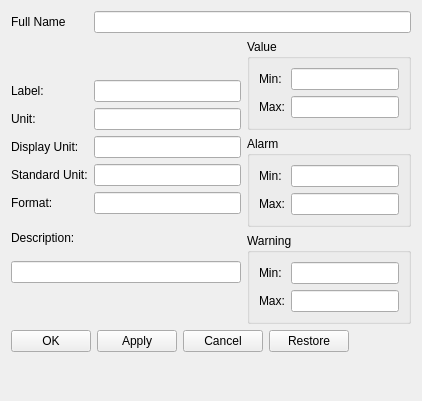
<ui version="4.0" >
 <class>Form</class>
 <widget class="QWidget" name="Form" >
  <property name="geometry" >
   <rect>
    <x>0</x>
    <y>0</y>
    <width>422</width>
    <height>401</height>
   </rect>
  </property>
  <property name="windowTitle" >
   <string>TaurusConfigurationPanel</string>
  </property>
  <layout class="QGridLayout" name="gridLayout" >
   <item rowspan="9" row="1" column="3" >
    <layout class="QGridLayout" name="gridLayoutRight" >
     <item row="0" column="0" >
      <widget class="TaurusGroupBox" name="valueGroupBox" >
       <property name="title" >
        <string>Value</string>
       </property>
       <property name="flat" >
        <bool>false</bool>
       </property>
       <property name="checkable" >
        <bool>false</bool>
       </property>
       <layout class="QFormLayout" name="formLayout_2" >
        <property name="fieldGrowthPolicy" >
         <enum>QFormLayout::AllNonFixedFieldsGrow</enum>
        </property>
        <item row="0" column="0" >
         <widget class="QLabel" name="rangeMinLabel" >
          <property name="text" >
           <string>Min:</string>
          </property>
         </widget>
        </item>
        <item row="0" column="1" >
         <widget class="TangoConfigLineEdit" name="valueMinConfig" />
        </item>
        <item row="1" column="0" >
         <widget class="QLabel" name="rangeMaxLabel" >
          <property name="text" >
           <string>Max:</string>
          </property>
         </widget>
        </item>
        <item row="1" column="1" >
         <widget class="TangoConfigLineEdit" name="valueMaxConfig" />
        </item>
       </layout>
      </widget>
     </item>
     <item row="1" column="0" >
      <widget class="TaurusGroupBox" name="alarmGroupBox" >
       <property name="sizePolicy" >
        <sizepolicy vsizetype="Minimum" hsizetype="Minimum" >
         <horstretch>0</horstretch>
         <verstretch>0</verstretch>
        </sizepolicy>
       </property>
       <property name="title" >
        <string>Alarm</string>
       </property>
       <layout class="QFormLayout" name="formLayout_3" >
        <property name="fieldGrowthPolicy" >
         <enum>QFormLayout::AllNonFixedFieldsGrow</enum>
        </property>
        <item row="0" column="0" >
         <widget class="QLabel" name="alarmMinLabel" >
          <property name="text" >
           <string>Min:</string>
          </property>
         </widget>
        </item>
        <item row="0" column="1" >
         <widget class="TangoConfigLineEdit" name="alarmMinConfig" />
        </item>
        <item row="1" column="0" >
         <widget class="QLabel" name="alarmMaxLabel" >
          <property name="text" >
           <string>Max:</string>
          </property>
         </widget>
        </item>
        <item row="1" column="1" >
         <widget class="TangoConfigLineEdit" name="alarmMaxConfig" />
        </item>
       </layout>
       <zorder>alarmMinLabel</zorder>
       <zorder>alarmMaxLabel</zorder>
       <zorder>alarmMinConfig</zorder>
       <zorder>alarmMaxConfig</zorder>
      </widget>
     </item>
     <item row="2" column="0" >
      <widget class="TaurusGroupBox" name="warningGroupBox" >
       <property name="sizePolicy" >
        <sizepolicy vsizetype="Preferred" hsizetype="Preferred" >
         <horstretch>0</horstretch>
         <verstretch>0</verstretch>
        </sizepolicy>
       </property>
       <property name="title" >
        <string>Warning</string>
       </property>
       <layout class="QFormLayout" name="formLayout_4" >
        <property name="fieldGrowthPolicy" >
         <enum>QFormLayout::AllNonFixedFieldsGrow</enum>
        </property>
        <item row="0" column="0" >
         <widget class="QLabel" name="warningMinLabel" >
          <property name="text" >
           <string>Min:</string>
          </property>
         </widget>
        </item>
        <item row="0" column="1" >
         <widget class="TangoConfigLineEdit" name="warningMinConfig" />
        </item>
        <item row="1" column="0" >
         <widget class="QLabel" name="warningMaxLabel" >
          <property name="text" >
           <string>Max:</string>
          </property>
         </widget>
        </item>
        <item row="1" column="1" >
         <widget class="TangoConfigLineEdit" name="warningMaxConfig" />
        </item>
       </layout>
      </widget>
     </item>
     <item row="3" column="0" >
      <spacer name="verticalSpacer_3" >
       <property name="orientation" >
        <enum>Qt::Vertical</enum>
       </property>
       <property name="sizeHint" stdset="0" >
        <size>
         <width>0</width>
         <height>0</height>
        </size>
       </property>
      </spacer>
     </item>
    </layout>
   </item>
   <item row="11" column="0" colspan="4" >
    <layout class="QGridLayout" name="gridLayout_2" >
     <item row="2" column="0" >
      <widget class="QPushButton" name="pushButtonOk" >
       <property name="enabled" >
        <bool>true</bool>
       </property>
       <property name="sizePolicy" >
        <sizepolicy vsizetype="Fixed" hsizetype="Minimum" >
         <horstretch>0</horstretch>
         <verstretch>0</verstretch>
        </sizepolicy>
       </property>
       <property name="text" >
        <string>OK</string>
       </property>
      </widget>
     </item>
     <item row="2" column="1" >
      <widget class="QPushButton" name="pushButtonApply" >
       <property name="text" >
        <string>Apply</string>
       </property>
      </widget>
     </item>
     <item row="2" column="2" >
      <widget class="QPushButton" name="pushButtonCancel" >
       <property name="text" >
        <string>Cancel</string>
       </property>
      </widget>
     </item>
     <item row="2" column="3" >
      <widget class="QPushButton" name="pushButtonRestore" >
       <property name="text" >
        <string>Restore</string>
       </property>
      </widget>
     </item>
     <item row="2" column="4" >
      <spacer name="horizontalSpacer" >
       <property name="orientation" >
        <enum>Qt::Horizontal</enum>
       </property>
       <property name="sizeHint" stdset="0" >
        <size>
         <width>113</width>
         <height>23</height>
        </size>
       </property>
      </spacer>
     </item>
    </layout>
   </item>
   <item row="0" column="0" >
    <widget class="QLabel" name="nameLabel" >
     <property name="text" >
      <string>Full Name</string>
     </property>
    </widget>
   </item>
   <item row="0" column="1" colspan="3" >
    <widget class="QLineEdit" name="fullNameLineEdit" >
     <property name="font" >
      <font>
       <weight>75</weight>
       <bold>true</bold>
      </font>
     </property>
     <property name="readOnly" >
      <bool>true</bool>
     </property>
     <property name="fullName" stdset="0" >
      <string/>
     </property>
    </widget>
   </item>
   <item row="2" column="0" >
    <widget class="QLabel" name="labelLabel" >
     <property name="text" >
      <string>Label:</string>
     </property>
    </widget>
   </item>
   <item row="2" column="1" colspan="2" >
    <widget class="TangoConfigLineEdit" name="labelConfig" />
   </item>
   <item row="3" column="0" >
    <widget class="QLabel" name="unitLabel" >
     <property name="text" >
      <string>Unit:</string>
     </property>
    </widget>
   </item>
   <item row="3" column="1" colspan="2" >
    <widget class="TangoConfigLineEdit" name="unitConfig" />
   </item>
   <item row="4" column="0" >
    <widget class="QLabel" name="displayUnitLabel" >
     <property name="text" >
      <string>Display Unit:</string>
     </property>
    </widget>
   </item>
   <item row="4" column="1" colspan="2" >
    <widget class="TangoConfigLineEdit" name="displayUnitConfig" />
   </item>
   <item row="5" column="0" >
    <widget class="QLabel" name="standardUnitLabel" >
     <property name="text" >
      <string>Standard Unit:</string>
     </property>
    </widget>
   </item>
   <item row="5" column="1" colspan="2" >
    <widget class="TangoConfigLineEdit" name="standardUnitConfig" />
   </item>
   <item row="6" column="0" >
    <widget class="QLabel" name="formatLabel" >
     <property name="text" >
      <string>Format:</string>
     </property>
    </widget>
   </item>
   <item row="6" column="1" colspan="2" >
    <widget class="TangoConfigLineEdit" name="formatConfig" />
   </item>
   <item row="7" column="0" colspan="2" >
    <widget class="QLabel" name="descriptionLabel" >
     <property name="sizePolicy" >
      <sizepolicy vsizetype="Preferred" hsizetype="Preferred" >
       <horstretch>0</horstretch>
       <verstretch>0</verstretch>
      </sizepolicy>
     </property>
     <property name="text" >
      <string>Description:</string>
     </property>
    </widget>
   </item>
   <item row="8" column="0" colspan="3" >
    <widget class="TangoConfigLineEdit" name="descriptionConfig" />
   </item>
   <item row="12" column="0" colspan="4" >
    <spacer name="verticalSpacer_2" >
     <property name="orientation" >
      <enum>Qt::Vertical</enum>
     </property>
     <property name="sizeHint" stdset="0" >
      <size>
       <width>0</width>
       <height>0</height>
      </size>
     </property>
    </spacer>
   </item>
   <item row="9" column="1" >
    <spacer name="horizontalSpacer_2" >
     <property name="orientation" >
      <enum>Qt::Horizontal</enum>
     </property>
     <property name="sizeHint" stdset="0" >
      <size>
       <width>0</width>
       <height>0</height>
      </size>
     </property>
    </spacer>
   </item>
  </layout>
  <zorder>nameLabel</zorder>
  <zorder>fullNameLineEdit</zorder>
  <zorder>labelLabel</zorder>
  <zorder>labelConfig</zorder>
  <zorder>unitLabel</zorder>
  <zorder>unitConfig</zorder>
  <zorder>displayUnitLabel</zorder>
  <zorder>displayUnitConfig</zorder>
  <zorder>standardUnitLabel</zorder>
  <zorder>standardUnitConfig</zorder>
  <zorder>formatLabel</zorder>
  <zorder>formatConfig</zorder>
  <zorder>descriptionLabel</zorder>
  <zorder>descriptionConfig</zorder>
  <zorder>verticalSpacer_2</zorder>
  <zorder>horizontalSpacer_2</zorder>
 </widget>
 <customwidgets>
  <customwidget>
   <class>TangoConfigLineEdit</class>
   <extends>QLineEdit</extends>
   <header>taurus.qt.qtgui.panel</header>
  </customwidget>
  <customwidget>
   <class>TaurusGroupBox</class>
   <extends>QGroupBox</extends>
   <header>taurus.qt.qtgui.container</header>
   <container>1</container>
  </customwidget>
 </customwidgets>
 <resources/>
 <connections/>
</ui>
